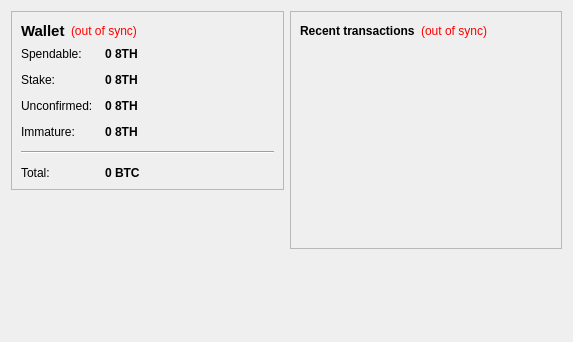
<?xml version="1.0" encoding="UTF-8"?>
<ui version="4.0">
 <class>OverviewPage</class>
 <widget class="QWidget" name="OverviewPage">
  <property name="geometry">
   <rect>
    <x>0</x>
    <y>0</y>
    <width>573</width>
    <height>342</height>
   </rect>
  </property>
  <property name="windowTitle">
   <string>Form</string>
  </property>
  <layout class="QHBoxLayout" name="horizontalLayout" stretch="1,1">
   <item>
    <layout class="QVBoxLayout" name="verticalLayout_2">
     <item>
      <widget class="QFrame" name="frame">
       <property name="frameShape">
        <enum>QFrame::StyledPanel</enum>
       </property>
       <property name="frameShadow">
        <enum>QFrame::Raised</enum>
       </property>
       <layout class="QVBoxLayout" name="verticalLayout_4">
        <item>
         <layout class="QHBoxLayout" name="horizontalLayout_4">
          <item>
           <widget class="QLabel" name="label_5">
            <property name="font">
             <font>
              <pointsize>11</pointsize>
              <weight>75</weight>
              <bold>true</bold>
             </font>
            </property>
            <property name="text">
             <string>Wallet</string>
            </property>
           </widget>
          </item>
          <item>
           <widget class="QLabel" name="labelWalletStatus">
            <property name="toolTip">
             <string>The displayed information may be out of date. Your wallet automatically synchronizes with the EighthCoin network after a connection is established, but this process has not completed yet.</string>
            </property>
            <property name="styleSheet">
             <string notr="true">QLabel { color: red; }</string>
            </property>
            <property name="text">
             <string notr="true">(out of sync)</string>
            </property>
            <property name="alignment">
             <set>Qt::AlignLeading|Qt::AlignLeft|Qt::AlignVCenter</set>
            </property>
           </widget>
          </item>
          <item>
           <spacer name="horizontalSpacer_2">
            <property name="orientation">
             <enum>Qt::Horizontal</enum>
            </property>
            <property name="sizeHint" stdset="0">
             <size>
              <width>40</width>
              <height>20</height>
             </size>
            </property>
           </spacer>
          </item>
         </layout>
        </item>
        <item>
         <layout class="QFormLayout" name="formLayout_2">
          <property name="fieldGrowthPolicy">
           <enum>QFormLayout::AllNonFixedFieldsGrow</enum>
          </property>
          <property name="horizontalSpacing">
           <number>12</number>
          </property>
          <property name="verticalSpacing">
           <number>12</number>
          </property>
          <item row="0" column="0">
           <widget class="QLabel" name="label">
            <property name="text">
             <string>Spendable:</string>
            </property>
           </widget>
          </item>
          <item row="0" column="1">
           <widget class="QLabel" name="labelBalance">
            <property name="font">
             <font>
              <weight>75</weight>
              <bold>true</bold>
             </font>
            </property>
            <property name="cursor">
             <cursorShape>IBeamCursor</cursorShape>
            </property>
            <property name="toolTip">
             <string>Your current spendable balance</string>
            </property>
            <property name="text">
             <string notr="true">0 8TH</string>
            </property>
            <property name="textInteractionFlags">
             <set>Qt::LinksAccessibleByMouse|Qt::TextSelectableByKeyboard|Qt::TextSelectableByMouse</set>
            </property>
           </widget>
          </item>
          <item row="1" column="0">
           <widget class="QLabel" name="label_6">
            <property name="text">
             <string>Stake:</string>
            </property>
           </widget>
          </item>
          <item row="1" column="1">
           <widget class="QLabel" name="labelStake">
            <property name="font">
             <font>
              <weight>75</weight>
              <bold>true</bold>
             </font>
            </property>
            <property name="cursor">
             <cursorShape>IBeamCursor</cursorShape>
            </property>
            <property name="toolTip">
             <string>Total of coins that was staked, and do not yet count toward the current balance</string>
            </property>
            <property name="text">
             <string notr="true">0 8TH</string>
            </property>
            <property name="textInteractionFlags">
             <set>Qt::LinksAccessibleByMouse|Qt::TextSelectableByKeyboard|Qt::TextSelectableByMouse</set>
            </property>
           </widget>
          </item>
          <item row="2" column="0">
           <widget class="QLabel" name="label_3">
            <property name="text">
             <string>Unconfirmed:</string>
            </property>
           </widget>
          </item>
          <item row="2" column="1">
           <widget class="QLabel" name="labelUnconfirmed">
            <property name="font">
             <font>
              <weight>75</weight>
              <bold>true</bold>
             </font>
            </property>
            <property name="cursor">
             <cursorShape>IBeamCursor</cursorShape>
            </property>
            <property name="toolTip">
             <string>Total of transactions that have yet to be confirmed, and do not yet count toward the current balance</string>
            </property>
            <property name="text">
             <string notr="true">0 8TH</string>
            </property>
            <property name="textInteractionFlags">
             <set>Qt::LinksAccessibleByMouse|Qt::TextSelectableByKeyboard|Qt::TextSelectableByMouse</set>
            </property>
           </widget>
          </item>
          <item row="3" column="0">
           <widget class="QLabel" name="labelImmatureText">
            <property name="text">
             <string>Immature:</string>
            </property>
           </widget>
          </item>
          <item row="3" column="1">
           <widget class="QLabel" name="labelImmature">
            <property name="font">
             <font>
              <weight>75</weight>
              <bold>true</bold>
             </font>
            </property>
            <property name="toolTip">
             <string>Mined balance that has not yet matured</string>
            </property>
            <property name="text">
             <string notr="true">0 8TH</string>
            </property>
            <property name="textInteractionFlags">
             <set>Qt::LinksAccessibleByMouse|Qt::TextSelectableByKeyboard|Qt::TextSelectableByMouse</set>
            </property>
           </widget>
          </item>
          <item row="4" column="0" colspan="2">
           <widget class="Line" name="line">
            <property name="orientation">
             <enum>Qt::Horizontal</enum>
            </property>
           </widget>
          </item>
          <item row="5" column="0">
           <widget class="QLabel" name="labelTotalText">
            <property name="text">
             <string>Total:</string>
            </property>
           </widget>
          </item>
          <item row="5" column="1">
           <widget class="QLabel" name="labelTotal">
            <property name="font">
             <font>
              <weight>75</weight>
              <bold>true</bold>
             </font>
            </property>
            <property name="cursor">
             <cursorShape>IBeamCursor</cursorShape>
            </property>
            <property name="toolTip">
             <string>Your current total balance</string>
            </property>
            <property name="text">
             <string notr="true">0 BTC</string>
            </property>
            <property name="textInteractionFlags">
             <set>Qt::LinksAccessibleByMouse|Qt::TextSelectableByKeyboard|Qt::TextSelectableByMouse</set>
            </property>
           </widget>
          </item>
         </layout>
        </item>
       </layout>
      </widget>
     </item>
     <item>
      <spacer name="verticalSpacer">
       <property name="orientation">
        <enum>Qt::Vertical</enum>
       </property>
       <property name="sizeHint" stdset="0">
        <size>
         <width>20</width>
         <height>40</height>
        </size>
       </property>
      </spacer>
     </item>
    </layout>
   </item>
   <item>
    <layout class="QVBoxLayout" name="verticalLayout_3">
     <item>
      <widget class="QFrame" name="frame_2">
       <property name="frameShape">
        <enum>QFrame::StyledPanel</enum>
       </property>
       <property name="frameShadow">
        <enum>QFrame::Raised</enum>
       </property>
       <layout class="QVBoxLayout" name="verticalLayout">
        <item>
         <layout class="QHBoxLayout" name="horizontalLayout_2">
          <item>
           <widget class="QLabel" name="label_4">
            <property name="text">
             <string>&lt;b&gt;Recent transactions&lt;/b&gt;</string>
            </property>
           </widget>
          </item>
          <item>
           <widget class="QLabel" name="labelTransactionsStatus">
            <property name="toolTip">
             <string>The displayed information may be out of date. Your wallet automatically synchronizes with the EighthCoin network after a connection is established, but this process has not completed yet.</string>
            </property>
            <property name="styleSheet">
             <string notr="true">QLabel { color: red; }</string>
            </property>
            <property name="text">
             <string notr="true">(out of sync)</string>
            </property>
            <property name="alignment">
             <set>Qt::AlignRight|Qt::AlignTrailing|Qt::AlignVCenter</set>
            </property>
           </widget>
          </item>
          <item>
           <spacer name="horizontalSpacer">
            <property name="orientation">
             <enum>Qt::Horizontal</enum>
            </property>
            <property name="sizeHint" stdset="0">
             <size>
              <width>40</width>
              <height>20</height>
             </size>
            </property>
           </spacer>
          </item>
         </layout>
        </item>
        <item>
         <widget class="QListView" name="listTransactions">
          <property name="styleSheet">
           <string notr="true">QListView { background: transparent; }</string>
          </property>
          <property name="frameShape">
           <enum>QFrame::NoFrame</enum>
          </property>
          <property name="verticalScrollBarPolicy">
           <enum>Qt::ScrollBarAlwaysOff</enum>
          </property>
          <property name="horizontalScrollBarPolicy">
           <enum>Qt::ScrollBarAlwaysOff</enum>
          </property>
          <property name="selectionMode">
           <enum>QAbstractItemView::NoSelection</enum>
          </property>
         </widget>
        </item>
       </layout>
      </widget>
     </item>
     <item>
      <spacer name="verticalSpacer_2">
       <property name="orientation">
        <enum>Qt::Vertical</enum>
       </property>
       <property name="sizeHint" stdset="0">
        <size>
         <width>20</width>
         <height>40</height>
        </size>
       </property>
      </spacer>
     </item>
    </layout>
   </item>
  </layout>
 </widget>
 <resources/>
 <connections/>
</ui>
